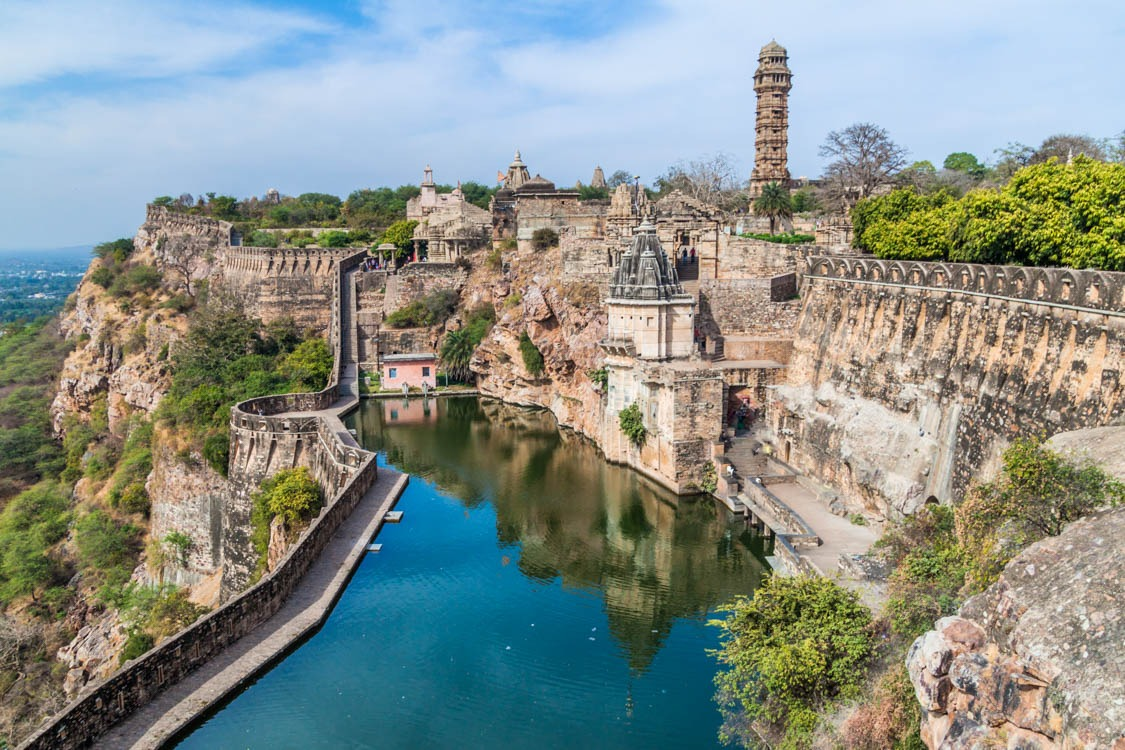
%> input picture Huffman and shannon/fort_image.jpeg, 1125 x 750 px
$ octave huffman_code.m   (GNU Octave 9; MATLAB toolbox functions it lacks are replaced by stand-ins)
%> lines starting %> are read from the running program, lines starting %| are printed output that depends on the picture
% date:26/1/2026
% created by kuldeep saini

clc;
clear;
close all;

% Read a color image
rgb_img = imread('fort_image.jpeg');
%> rgb_img is the input picture: size 750x1125x3 uint8; mean R, G, B 135.6, 144.2, 137.8

figure;
imshow(rgb_img);
title('Original Color Image');

% Convert the color image to grayscale
gray_img = rgb2gray(rgb_img);
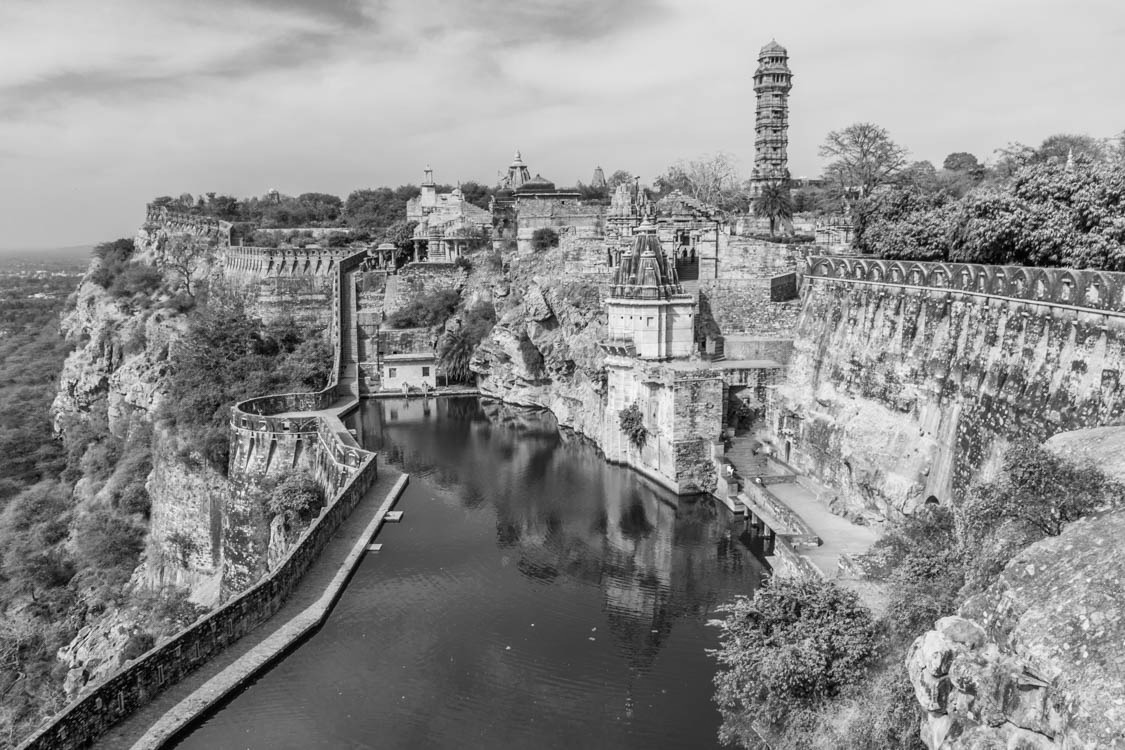
%> gray_img: size 750x1125 uint8; min 0, max 255, mean 140.9
[rows, cols] = size(gray_img);
%> rows = 750; cols = 1125

figure;
imshow(gray_img);
title('Grayscale Image');

% Convert grayscale image into a column vector
img_data = gray_img(:);

% Find pixel values and their probabilities
pixel_values = unique(img_data);
%> pixel_values = 256 values from 0 to 255
pixel_count  = histc(img_data, pixel_values);
%> pixel_count = 256 values, max 16142 at index 215, min 1 at index 252, mean 3295.9
pixel_prob   = pixel_count / sum(pixel_count);
%> pixel_prob = 256 values, max 0.0191 at index 215, min 1.19e-06 at index 252, mean 0.00391

% Create Huffman dictionary based on probabilities
%> (the run ends here)
